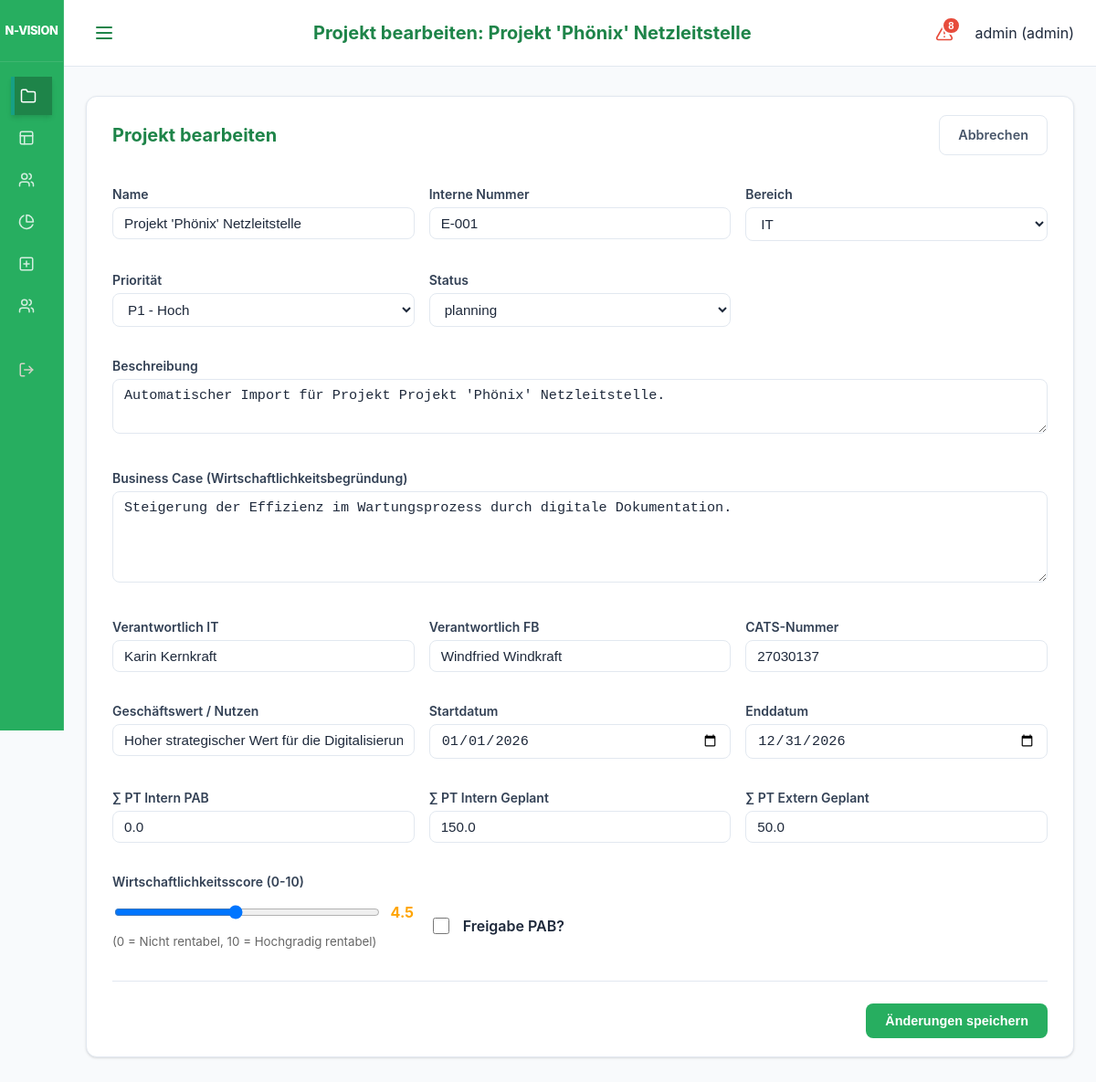
The app's page /ui/projects/1/edit (signed in), older data.
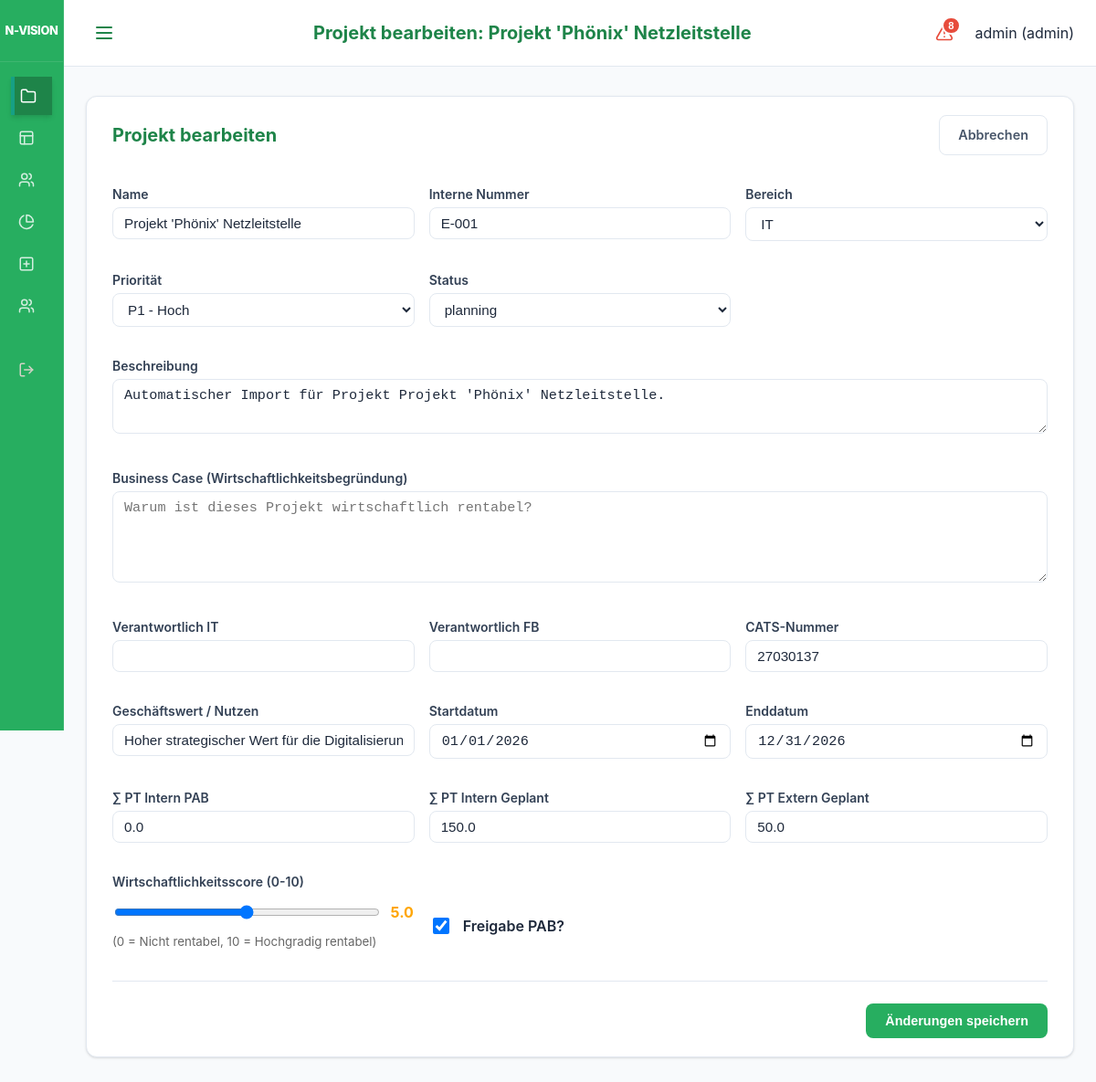
The same page, newer data.
### models.py (models this page shows)
class Project(Base):
    __tablename__ = "projects"
    id = Column(Integer, primary_key=True, index=True)
    name = Column(String, index=True)
    description = Column(String, nullable=True)
    business_value = Column(String, nullable=True)
    internal_number = Column(String, nullable=True)
    division = Column(String, nullable=True) # "IT", "Netzgesellschaft", "Vertrieb", "Kraftwerk"
    start_date = Column(Date)
    end_date = Column(Date)
    priority = Column(Integer, default=1) # 1 highest
    status = Column(Enum(ProjectStatus), default=ProjectStatus.PLANNING)
    manager_id = Column(Integer, ForeignKey("employees.id"), nullable=True)
    responsible_it = Column(String, nullable=True)
    responsible_fb = Column(String, nullable=True)
    pab_approval = Column(Integer, default=0) # 0 = No, 1 = Yes (Legacy)
    pab_status = Column(Enum(PABStatus), default=PABStatus.EVALUATION)
    pab_rank = Column(Integer, default=999)
    cats_number = Column(String, nullable=True)
    pt_intern_pab = Column(Float, default=0.0)
    pt_intern_planned = Column(Float, default=0.0)
    pt_extern_planned = Column(Float, default=0.0)
    economic_score = Column(Float, default=0.0) # 0.0 to 10.0
    business_case = Column(String, nullable=True)
    staffings = relationship("Staffing", back_populates="project")
    bookings = relationship("Booking", back_populates="project")
    milestones = relationship("Milestone", back_populates="project", cascade="all, delete-orphan")
    pab_comments = relationship("ProjectComment", back_populates="project", cascade="all, delete-orphan")

### main.py (the view)
@app.get("/ui/projects/{project_id}/edit", response_class=HTMLResponse)
def ui_edit_project_form(request: Request, project_id: int, db: Session = Depends(get_db), user: models.User = Depends(admin_required)):
    project = db.query(models.Project).filter(models.Project.id == project_id).first()
    if not project:
        raise HTTPException(status_code=404, detail="Project not found")
    return templates.TemplateResponse(
        request=request, name="project_edit.html", context={
            "project": project,
            "active_page": "projects"
        }
    )

### templates/project_edit.html (shortened to what the changed rows need)
{% extends "base.html" %}
{% set title = "Projekt bearbeiten: " ~ project.name %}
{% block content %}
<div class="card">
    <div style="display: flex; justify-content: space-between; align-items: center; margin-bottom: 2rem;">
        <h2 style="margin: 0;">Projekt bearbeiten</h2>
    </div>
    <form action="/ui/projects/{{ project.id }}/edit" method="post">
        <div style="display: grid; grid-template-columns: repeat(auto-fill, minmax(250px, 1fr)); gap: 1rem; align-items: start;">
            <div class="form-group">
                <label>Name</label>
                <input type="text" name="name" value="{{ project.name }}" required>
            </div>
            <div class="form-group">
                <label>Interne Nummer</label>
                <input type="text" name="internal_number" value="{{ project.internal_number if project.internal_number else '' }}">
            </div>
            <div class="form-group">
                <label>Bereich</label>
                <select name="division">
                    <option value="IT" {% if project.division == 'IT' %}selected{% endif %}>IT</option>
                </select>
            </div>
            <div class="form-group">
                <label>Priorität</label>
                <select name="priority">
                    <option value="1" {% if project.priority == 1 %}selected{% endif %}>P1 - Hoch</option>
                </select>
            </div>
            <div class="form-group">
                <label>Status</label>
                <select name="status">
                    {% for s in ['planning', 'active', 'on_hold', 'completed'] %}
                    <option value="{{ s }}" {% if project.status.value == s %}selected{% endif %}>{{ s }}</option>
                    {% endfor %}
                </select>
            </div>
            <div class="form-group" style="grid-column: 1 / -1;">
                <label>Beschreibung</label>
                <textarea name="description" style="height: 60px;">{{ project.description if project.description else '' }}</textarea>
            </div>
            <div class="form-group" style="grid-column: 1 / -1;">
                <label>Business Case (Wirtschaftlichkeitsbegründung)</label>
                <textarea name="business_case" style="height: 100px;" placeholder="Warum ist dieses Projekt wirtschaftlich rentabel?">{{ project.business_case if project.business_case else '' }}</textarea>
            </div>
            <div class="form-group">
                <label>Verantwortlich IT</label>
                <input type="text" name="responsible_it" value="{{ project.responsible_it if project.responsible_it else '' }}">
            </div>
            <div class="form-group">
                <label>Verantwortlich FB</label>
                <input type="text" name="responsible_fb" value="{{ project.responsible_fb if project.responsible_fb else '' }}">
            </div>
            <div class="form-group">
                <label>CATS-Nummer</label>
                <input type="text" name="cats_number" value="{{ project.cats_number if project.cats_number else '' }}">
            </div>
            <div class="form-group">
                <label>Geschäftswert / Nutzen</label>
                <input type="text" name="business_value" value="{{ project.business_value if project.business_value else '' }}">
            </div>
            <div class="form-group">
                <label>Startdatum</label>
                <input type="date" name="start_date" value="{{ project.start_date }}" required>
            </div>
            <div class="form-group">
                <label>Enddatum</label>
                <input type="date" name="end_date" value="{{ project.end_date }}" required>
            </div>
            <div class="form-group">
                <label>∑ PT Intern PAB</label>
                <input type="number" name="pt_intern_pab" step="0.5" value="{{ project.pt_intern_pab }}">
            </div>
            <div class="form-group">
                <label>∑ PT Intern Geplant</label>
                <input type="number" name="pt_intern_planned" step="0.5" value="{{ project.pt_intern_planned }}">
            </div>
            <div class="form-group">
                <label>∑ PT Extern Geplant</label>
                <input type="number" name="pt_extern_planned" step="0.5" value="{{ project.pt_extern_planned }}">
            </div>
            <div class="form-group">
                <div style="display: flex; align-items: center; gap: 10px;">
                    <input type="range" name="economic_score" id="economic_score" min="0" max="10" step="0.5" value="{{ project.economic_score if project.economic_score else 5.0 }}" style="flex-grow: 1;">
                    <span id="score_value" style="font-weight: bold; width: 30px;">{{ project.economic_score if project.economic_score else 5.0 }}</span>
                </div>
            </div>
            <div style="display: flex; align-items: center; gap: 0.75rem; height: 100%; padding-top: 1rem;">
                <input type="checkbox" name="pab_approval" id="pab_approval" {% if project.pab_approval %}checked{% endif %} style="width: 18px; height: 18px; cursor: pointer;">
                <label for="pab_approval" style="cursor: pointer; font-weight: 600; margin-bottom: 0;">Freigabe PAB?</label>
            </div>
        </div>
    </form>
</div>
{% endblock %}

Row changes from the older to the newer data that the page shows:
changed Project "Projekt 'Phönix' Netzleitstelle": economic_score "4.5" → "5"; economic_score "4.5" → "5.0"; pab_approval "☐" → "☑"; business_case "Steigerung der Effizienz im Wartungsprozess durch digitale Dokumentation." → (not shown); responsible_it "Karin Kernkraft" → (not shown); responsible_fb "Windfried Windkraft" → (not shown)
